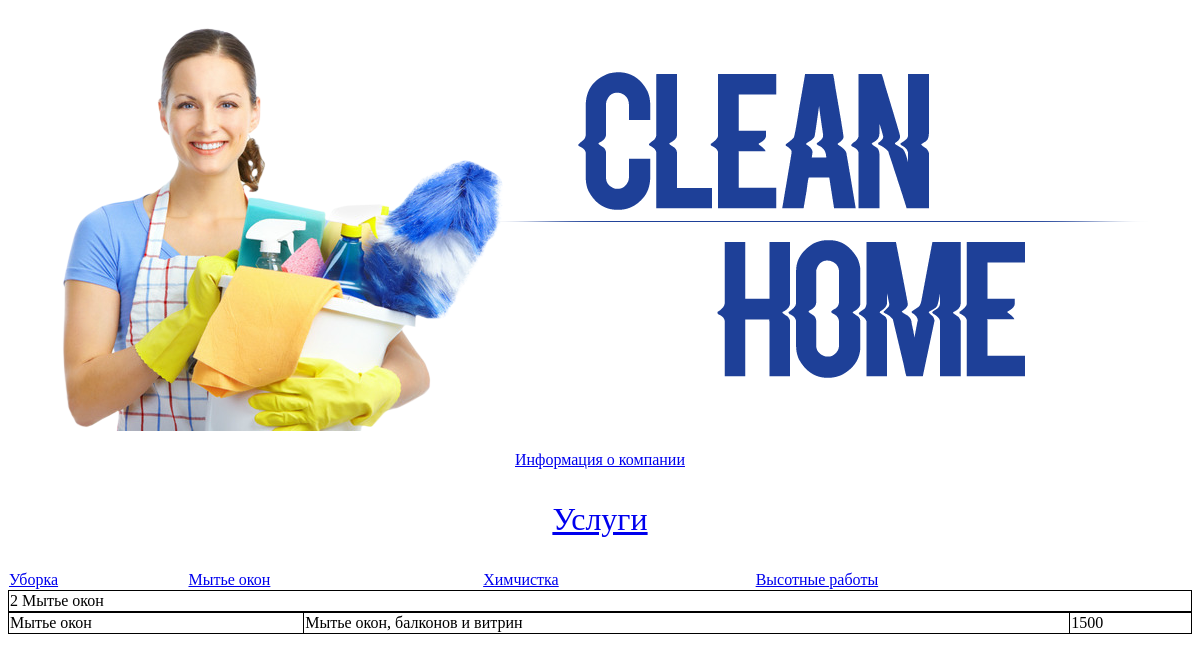
The page /kategorii.php?category=mytie_okon on the database its author committed.
### tables this page shows
CREATE TABLE IF NOT EXISTS `kategorii` (
  `id` int(10) NOT NULL AUTO_INCREMENT,
  `name` varchar(255) NOT NULL,
  `url` varchar(255) DEFAULT NULL,
  PRIMARY KEY (`id`),
  UNIQUE KEY `id` (`id`,`url`)
);

CREATE TABLE IF NOT EXISTS `uslugi` (
  `id` int(11) NOT NULL AUTO_INCREMENT,
  `id_cat` int(11) NOT NULL,
  `name` varchar(255) NOT NULL,
  `price` int(10) NOT NULL,
  `opisanie` text NOT NULL,
  PRIMARY KEY (`id`),
  UNIQUE KEY `id` (`id`)
);

### core/func/func.php (the view, shortened to what this page needs)
<?php
function get_id_category(){
	$category_url = $_GET["category"];
	$query = "SELECT id, name FROM kategorii WHERE  url = '$category_url'";
	$result = mysql_query($query) or die('Запрос не удался: ' . mysql_error());
		echo "<table>\n";
		echo "\t<tr>\n";
	while ($rows = mysql_fetch_array($result, MYSQL_ASSOC)) {
	    echo "\t\t<td>".$rows["id"]." ".$rows['name']."</td>\n";
	}
	echo "\t</tr>\n";
	echo "</table>\n";
}
function view_link_category(){
	$query = "SELECT name, url FROM kategorii;";
	$result = mysql_query($query) or die('Запрос не удался: ' . mysql_error());
		echo "<table class=\"link\">\n";
		echo "\t<tr>\n";
	while ($rows = mysql_fetch_array($result, MYSQL_ASSOC)) {
	    echo "\t\t<td><a href=?category=".$rows["url"].">".$rows['name']."</a></td>\n";
	}
	echo "\t</tr>\n";
	echo "</table>\n";
}
function view_product(){
	$category_url = $_GET["category"];
	$query = "SELECT  `kategorii`.`name` ,  `uslugi`.`name`, `opisanie`, `price` FROM  `kategorii`
		 LEFT JOIN  `uslugi` ON  `kategorii`.`id` =  `uslugi`.`id_cat`
		WHERE  `kategorii`.`url` =  '$category_url'
		ORDER BY  `kategorii`.`name`; ";
		$result = mysql_query($query) or die('Запрос не удался: ' . mysql_error());
		echo "<table>\n";
	while ($line = mysql_fetch_array($result, MYSQL_ASSOC)) {
	    echo "\t<tr>\n";
	    foreach ($line as $col_value) {
	        echo "\t\t<td>$col_value</td>\n";
	    }
	    echo "\t</tr>\n";
	}
	echo "</table>\n";
}
?>

### static/css/style.css (style rules this page uses)
table { width: 100%; border-collapse: collapse; }
td, tr { border: 1px solid #000; }
table.link td, table.link tr { border: none; }

### rows shown on the page
kategorii: name "Уборка"
kategorii: name "Мытье окон", id "2", col_value "Мытье окон", uslugi.opisanie "Мытье окон, балконов и витрин", uslugi.price "1500"
kategorii: name "Химчистка"
kategorii: name "Высотные работы"
